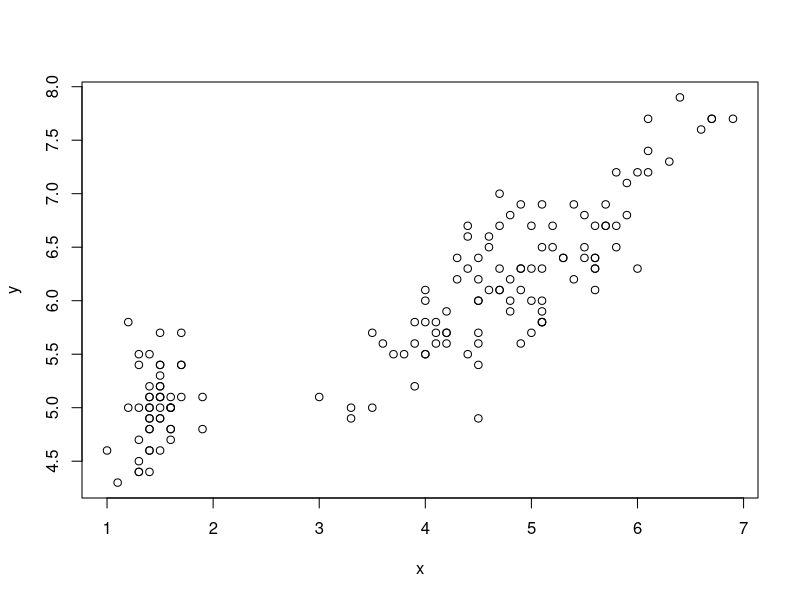
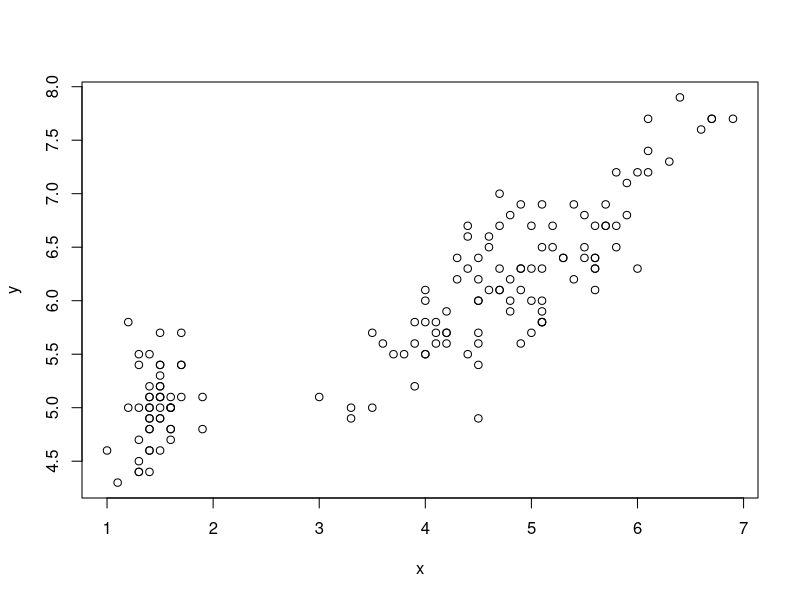

The R source for these figures, in order:
#Codigo para problema 2

#cargamos la lista de mis dades

mis_dades <- iris

mis_dades

#petalos en la variable x, sepalo en la variable y.

x <- mis_dades$Petal.Length

y <- mis_dades$Sepal.Length

#cargamos una "grafica" con los variables antes puestos

plot(x,y)

#hacemos la recta de regresion lineal


x_bar <- mean(x)
x_bar

y_bar <- mean(y)
y_bar

m <- sum ((x-x_bar)*(y-y_bar))/sum((x-x_bar)^2)
m

b <- y_bar - m * x_bar
b


m*1.5+b

#prediccion de mis observaciones

y_pred <- m*x-b
plot(x, y)
lines(x, y_pred)
R_sq <- sum((y_pred-y_bar)^2)/sum((y-y_bar)^2)
R_sq

#funciones de R
mod <- lm(y~x)
mod
summary(mod)


cor.test(x,y)











